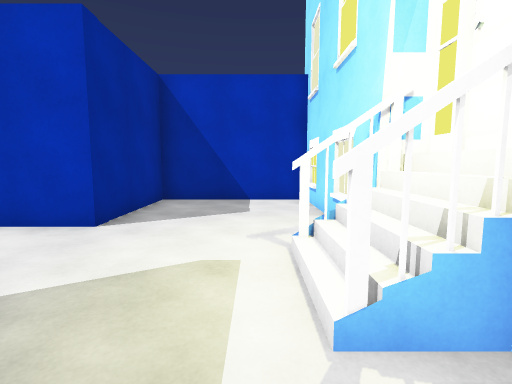
view 1 (above)

24 first-person views from a walk through a scene from a Unity 3-D project. The camera is 1.4 m above the floor, tilts 6° down and sees 85° across. The floor is counted in squares, 1.15 m on a side. Each view is taken from the middle of a square. On the plan, view 1 faces up. The plan holds only what a view shows up to about 13 squares ahead; the rest is blank. The place goes on beyond the plan. The player is left out. Surface patterns are stand-ins for the level's own textures.

view 2
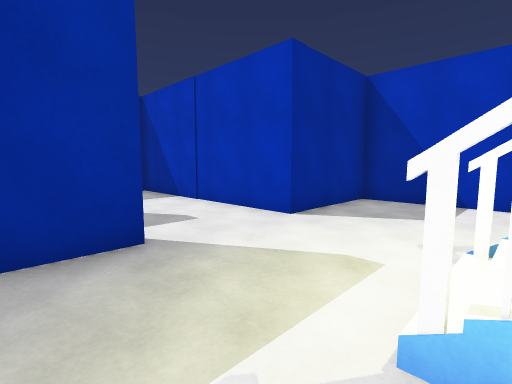

view 3
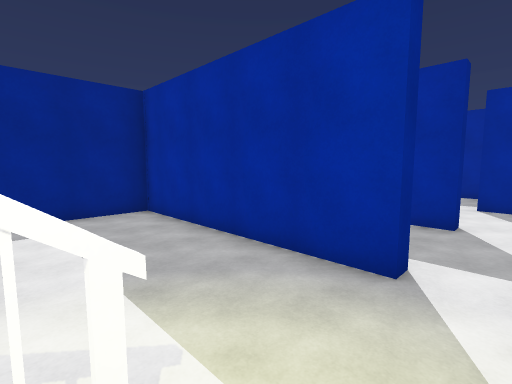

view 4
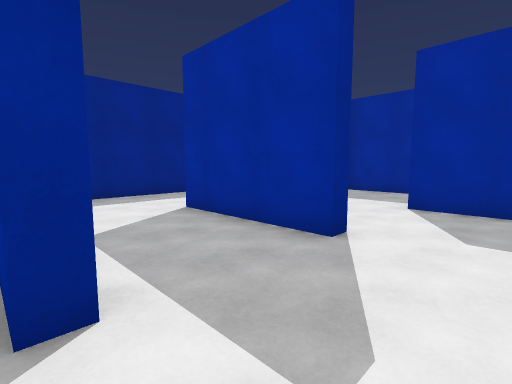

view 5
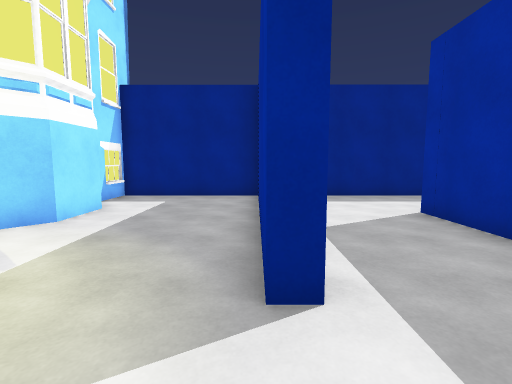

view 6
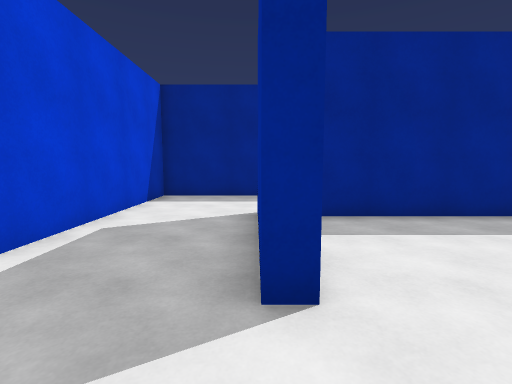

view 7
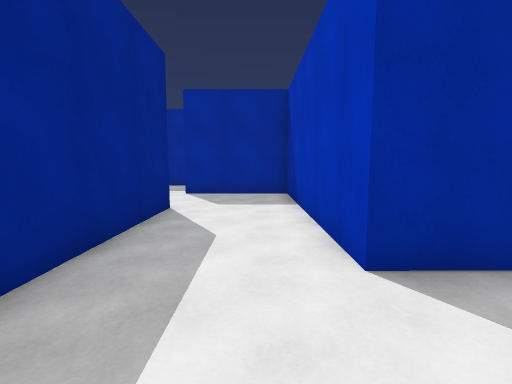

view 8
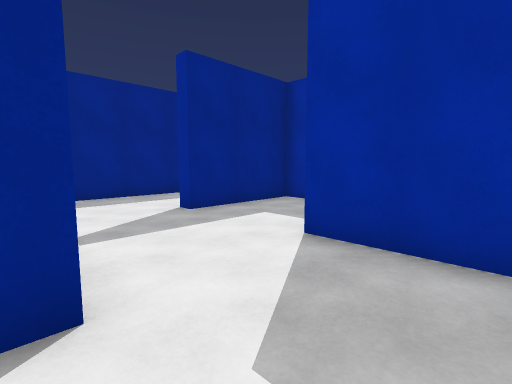

view 9
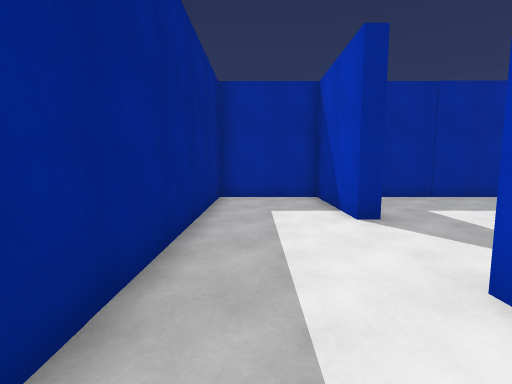

view 10
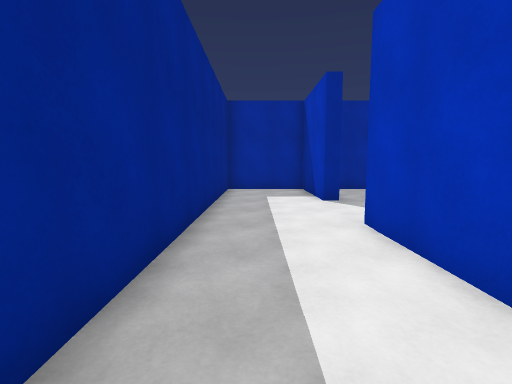

view 11
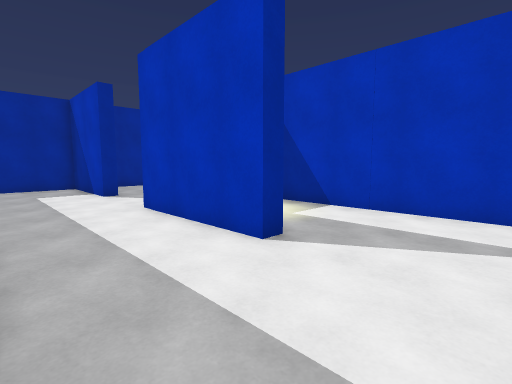

view 12
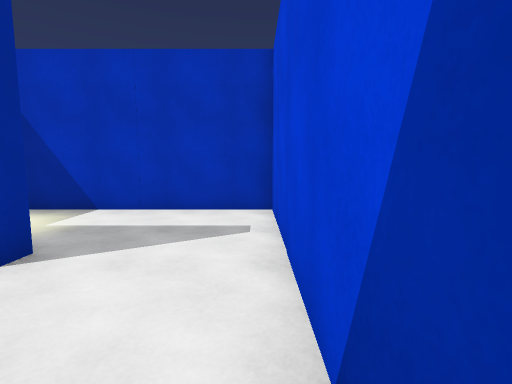

view 13
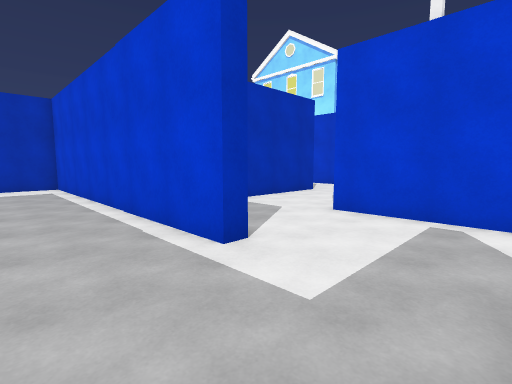

view 14
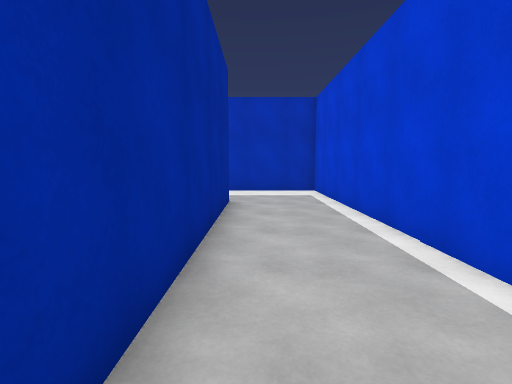

view 15
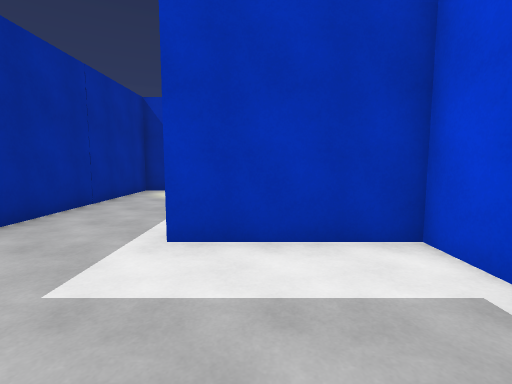

view 16
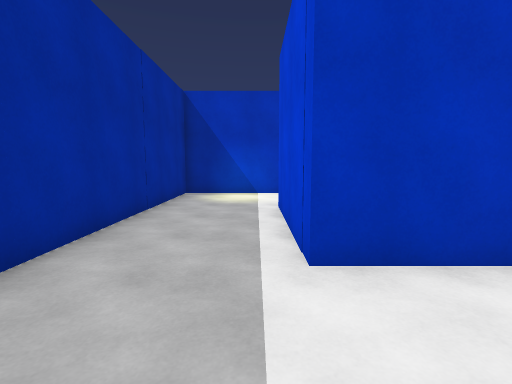

view 17
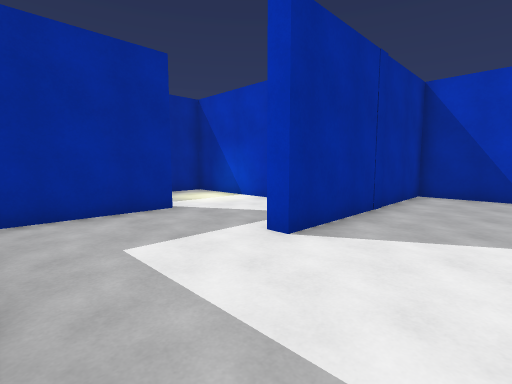

view 18
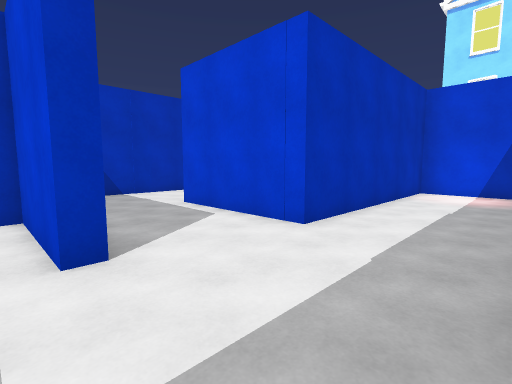

view 19
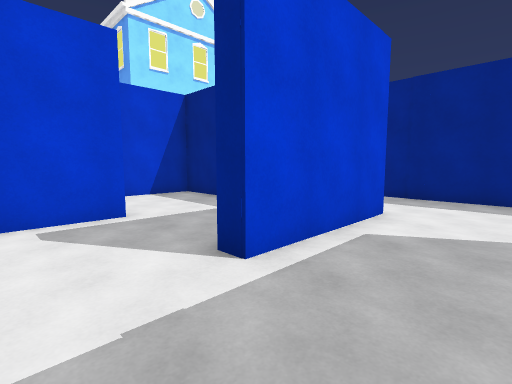

view 20
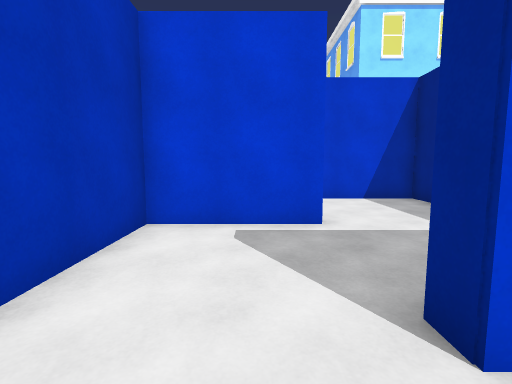

view 21
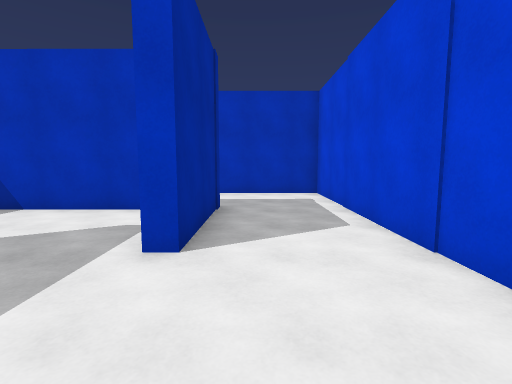

view 22
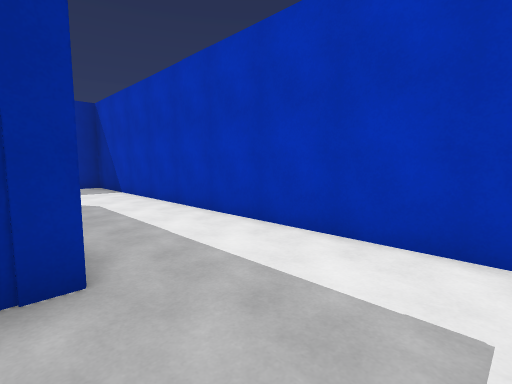

view 23
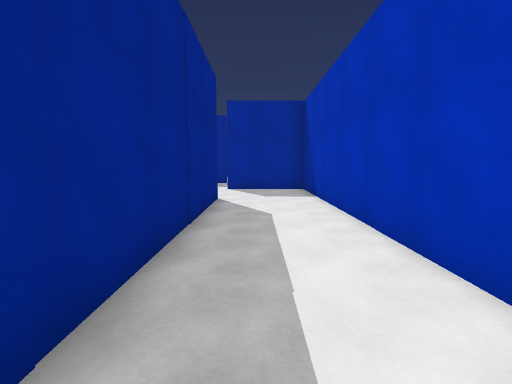

view 24
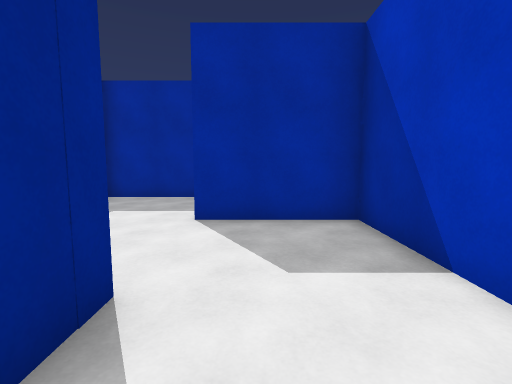

### Floor plan
Points are (right, up) in squares from view 1. A wall is a line through its corners. A room is listed if a view was taken in it or the views show most of it. See-through windows are left out.
Room 1 (views 1, 2, 3, 4, 5, 6, 7, 8, 9, 10, 11, 12, 13, 14, 15, 16, 17, 18, 19, 20, 21, 22, 23, 24)
walls: (-13.6, 5.7) (-10.1, 5.7); (-15, 1.2) (-15, -2); (-7.6, 1.7) (-7, 1.7) (-7, -2.8) (-15, -2.8) (-15, -6.8) (-15.4, -6.8) (-15.4, 5.2) (-19.4, 5.2) (-19.4, 9.6); (-12.9, -2.3) (-8.5, -2.3); (-18.8, 1.6) (-18.8, -10.3) (-15, -10.3) (-15, -10.8) (-18.8, -10.8) (-18.8, -14.3) (-7.2, -14.3); (-5.6, 9.7) (-3.6, 9.7) (-3.6, 21.2) (-18.8, 21.2) (-18.8, 17.6); (-3.6, 1.7) (-3.1, 1.7) (-3.1, -6.3) (1.9, -6.3); (-3.6, 6.5) (-3.6, 9.2) (-11.5, 9.2) (-11.5, 13.7) (-10.9, 13.7); (-18.8, 9.8) (-18.8, 6.2); (-18.6, 13.2) (-22.8, 13.2) (-22.8, 5); (-11.5, -9.9) (-11.5, -6.3) (-3.6, -6.3) (-3.6, 0.4); (-15.5, 17.7) (-7, 17.7) (-7, 13.7) (-7.5, 13.7) (-7.5, 17.2) (-15, 17.2) (-15, 9.7) (-15.4, 9.7) (-15.4, 13.2); (1.5, 9.2) (-3.1, 9.2) (-3.1, 5.2) (-11, 5.2) (-11, 1.6); (-7, -10.2) (-7, -10.8) (-11.5, -10.8); (-22.8, 16.9) (-22.8, 13.8); (-3.6, -13.6) (-3.6, -6.8) (-10, -6.8)
objects: building (1, 2) to (2, 2); building (1, 4)

Where each view was taken, in squares from view 1:
view 1: 0 up, 0 right, facing up
view 2: 0 up, 1 right, facing up-left
view 3: 3 up, 1 right, facing down-left
view 4: 4 up, 3 left, facing down-left
view 5: 4 up, 3 left, facing down
view 6: 4 up, 7 left, facing down
view 7: 4 down, 4 left, facing left
view 8: 4 down, 11 left, facing down-left
view 9: 13 down, 9 left, facing left
view 10: 13 down, 6 left, facing left
view 11: 14 down, 4 left, facing up-left
view 12: 14 down, 4 left, facing up
view 13: 10 down, 18 left, facing up-right
view 14: 7 down, 18 left, facing up
view 15: 1 up, 18 left, facing up
view 16: 2 up, 20 left, facing up
view 17: 6 up, 12 left, facing up-left
view 18: 6 up, 16 left, facing up-right
view 19: 16 up, 14 left, facing down-right
view 20: 15 up, 13 left, facing right
view 21: 10 up, 6 left, facing up
view 22: 17 up, 4 left, facing up-left
view 23: 19 up, 6 left, facing left
view 24: 19 up, 13 left, facing left
